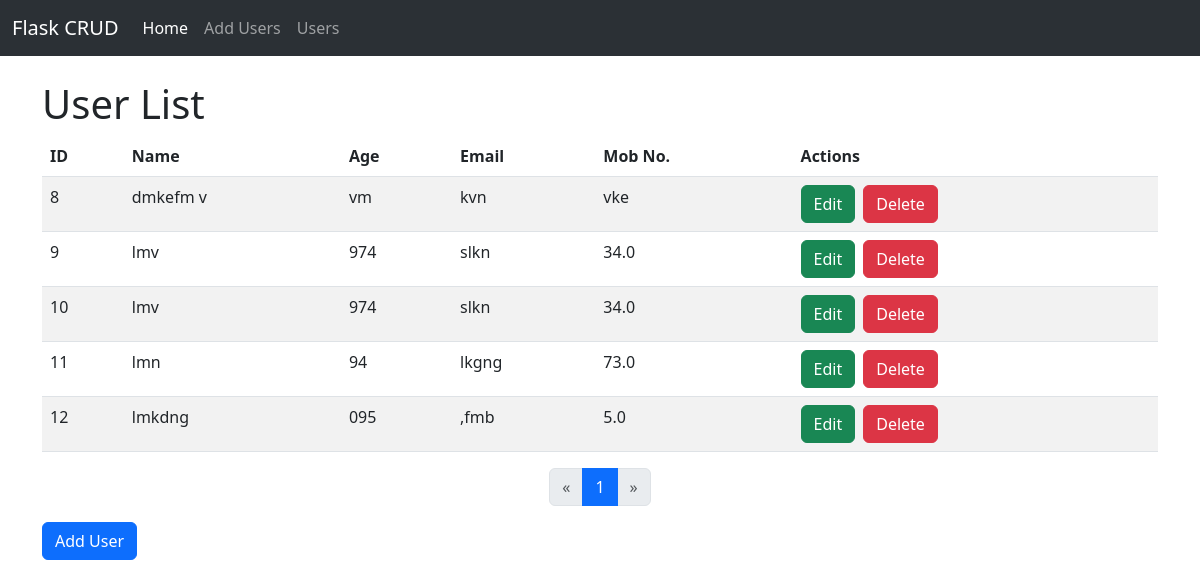
/users, run on an earlier commit of the app's database.
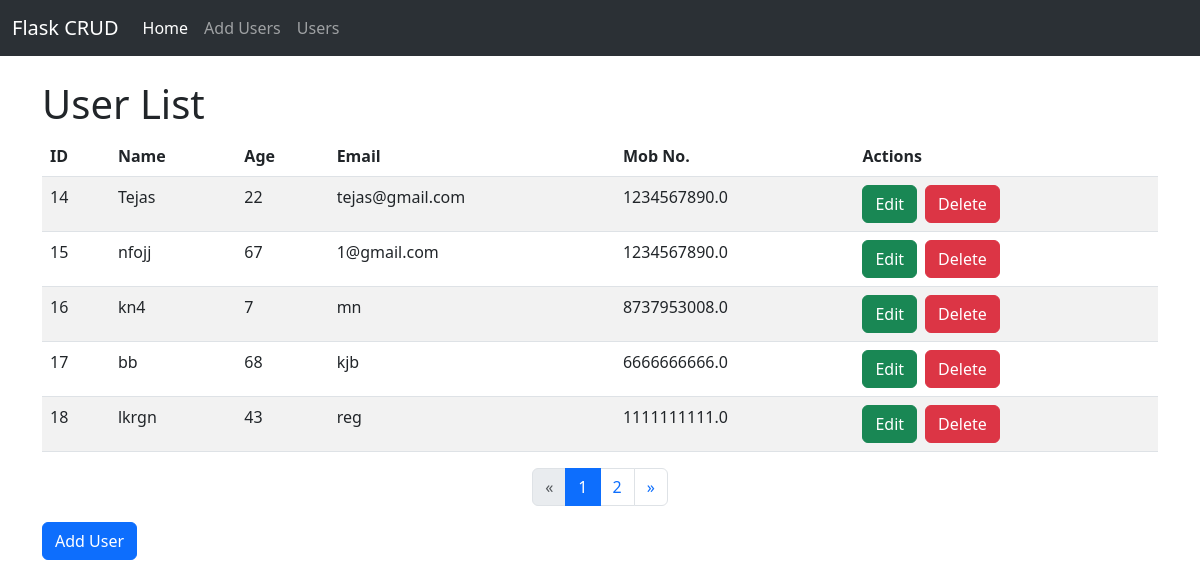
And on a later commit of the database.
### tables this page shows
CREATE TABLE user (
            id INTEGER PRIMARY KEY AUTOINCREMENT,
            name TEXT NOT NULL,
            age TEXT NOT NULL,
            email TEXT NOT NULL,
            mobno REAL NOT NULL
        );

### app.py (the view)
@app.route('/users')
def get_users():
    conn = sqlite3.connect('user.db')
    cursor = conn.cursor()
    cursor.execute('SELECT COUNT(*) FROM user')
    total_users = cursor.fetchone()[0]
    page = request.args.get('page', 1, type=int)
    per_page = 5
    offset = (page - 1) * per_page
    cursor.execute('SELECT * FROM user LIMIT ? OFFSET ?', (per_page, offset))
    users = cursor.fetchall()
    total_pages = (total_users + per_page - 1) // per_page
    conn.close()
    return render_template('users.html', users=users, page=page, total_pages=total_pages)

### templates/users.html (shortened to what this page needs)
<!DOCTYPE html>
<html lang="en">
<head>
    <link href="https://cdn.jsdelivr.net/npm/bootstrap@5.3.0/dist/css/bootstrap.min.css" rel="stylesheet">
</head>
<body>
    {% include 'navbar.html' %}
    <div class="container mt-4">
        <h1>User List</h1>
        <table class="table table-striped table-hover">
            <thead>
                <tr>
                    <th scope="col">ID</th>
                    <th scope="col">Name</th>
                    <th scope="col">Age</th>
                    <th scope="col">Email</th>
                    <th scope="col">Mob No.</th>
                    <th scope="col">Actions</th>
                </tr>
            </thead>
            <tbody>
                {% for user in users %}
                <tr>
                    <td>{{ user[0] }}</td>
                    <td>{{ user[1] }}</td>
                    <td>{{ user[2] }}</td>
                    <td>{{ user[3] }}</td>
                    <td>{{ user[4] }}</td>
                    <td class="actions">
                        <div class="d-flex">
                            <a class="btn btn-success me-2" href="{{ url_for('edit_user', id=user[0]) }}">
                                Edit
                            </a>
                            <form>
                                <button class="btn btn-danger" type="button" data-bs-toggle="modal"
                                    data-bs-target="#confirmDeleteModal">
                                    Delete
                                </button>
                            </form>
                        </div>
                    </td>
                </tr>
                {% endfor %}
            </tbody>
        </table>
        <div class="d-flex justify-content-center mt-3">
            <nav aria-label="Page navigation">
                <ul class="pagination">
                    <li class="page-item {% if page == 1 %}disabled{% endif %}">
                        <a class="page-link" href="{{ url_for('get_users', page=page-1) }}" aria-label="Previous">
                            <span aria-hidden="true">&laquo;</span>
                        </a>
                    </li>
                    {% for num in range(1, total_pages + 1) %}
                    <li class="page-item {% if page == num %}active{% endif %}">
                        <a class="page-link" href="{{ url_for('get_users', page=num) }}">{{ num }}</a>
                    </li>
                    {% endfor %}
                    <li class="page-item {% if page == total_pages %}disabled{% endif %}">
                        <a class="page-link" href="{{ url_for('get_users', page=page+1) }}" aria-label="Next">
                            <span aria-hidden="true">&raquo;</span>
                        </a>
                    </li>
                </ul>
            </nav>
        </div>
        <a class="btn btn-primary" href="{{ url_for('add_user') }}">Add User</a>
    </div>
</body>
</html>

### templates/navbar.html (shortened to what this page needs)
<!DOCTYPE html>
<html lang="en">
<head>
    <link href="https://cdn.jsdelivr.net/npm/bootstrap@5.3.0/dist/css/bootstrap.min.css" rel="stylesheet">
</head>
<body>
    <nav class="navbar navbar-expand-lg bg-body-tertiary" data-bs-theme="dark">
        <div class="container-fluid">
            <a class="navbar-brand" href="#">Flask CRUD</a>
            <div class="collapse navbar-collapse" id="navbarText">
                <ul class="navbar-nav me-auto mb-2 mb-lg-0">
                    <li class="nav-item">
                        <a class="nav-link active" aria-current="page" href="#">Home</a>
                    </li>
                    <li class="nav-item">
                        <a class="nav-link" href="/add">Add Users</a>
                    </li>
                    <li class="nav-item">
                        <a class="nav-link" href="/users">Users</a>
                    </li>
                </ul>
            </div>
        </div>
    </nav>
</body>
</html>

What changed in the data, as far as the page shows it:
removed user: id "8", name "dmkefm v", age "vm", email "kvn", mobno "vke"
removed user: id "9", name "lmv", age "974", email "slkn", mobno "34.0"
removed user: id "10", name "lmv", age "974", email "slkn", mobno "34.0"
removed user: id "11", name "lmn", age "94", email "lkgng", mobno "73.0"
removed user: id "12", name "lmkdng", age "095", email ",fmb", mobno "5.0"
added user: id "14", name "Tejas", age "22", email "tejas@gmail.com", mobno "1234567890.0"
added user: id "15", name "nfojj", age "67", email "1@gmail.com", mobno "1234567890.0"
added user: id "16", name "kn4", age "7", email "mn", mobno "8737953008.0"
added user: id "17", name "bb", age "68", email "kjb", mobno "6666666666.0"
added user: id "18", name "lkrgn", age "43", email "reg", mobno "1111111111.0"
Also different on the page:
new list line: "2"
